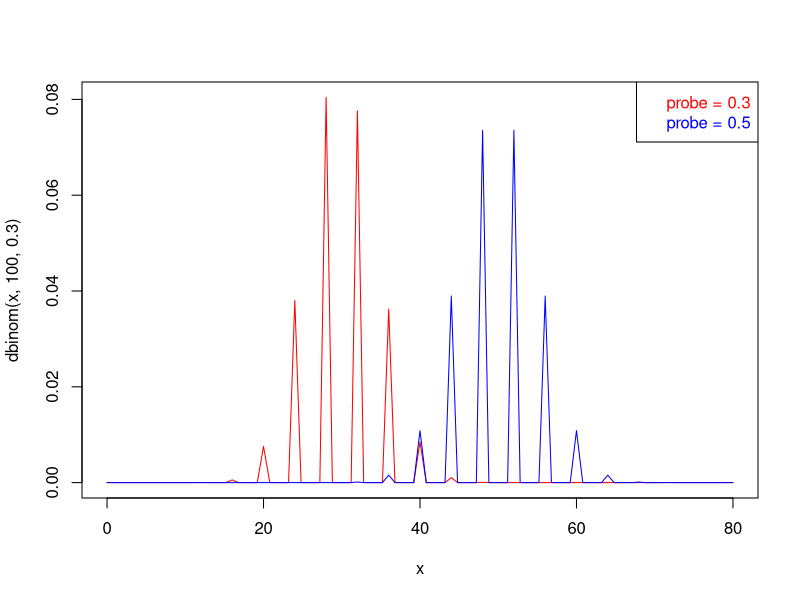
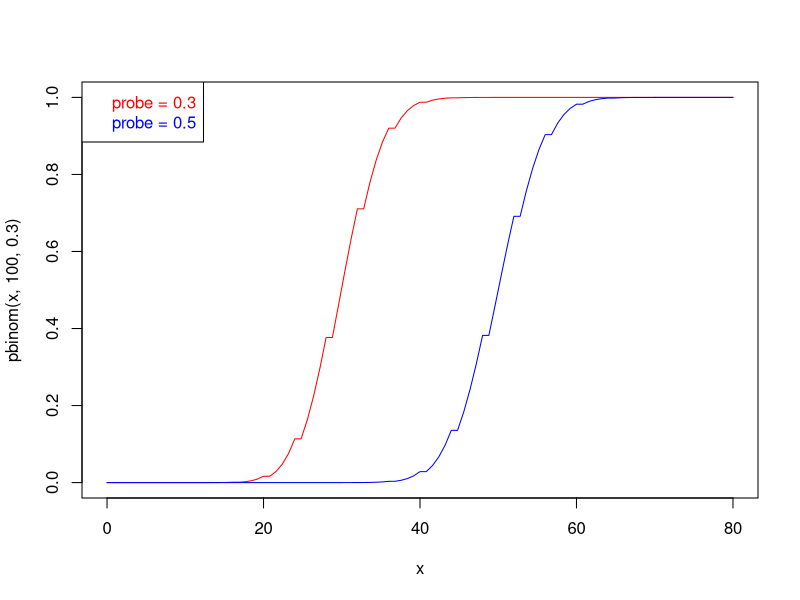
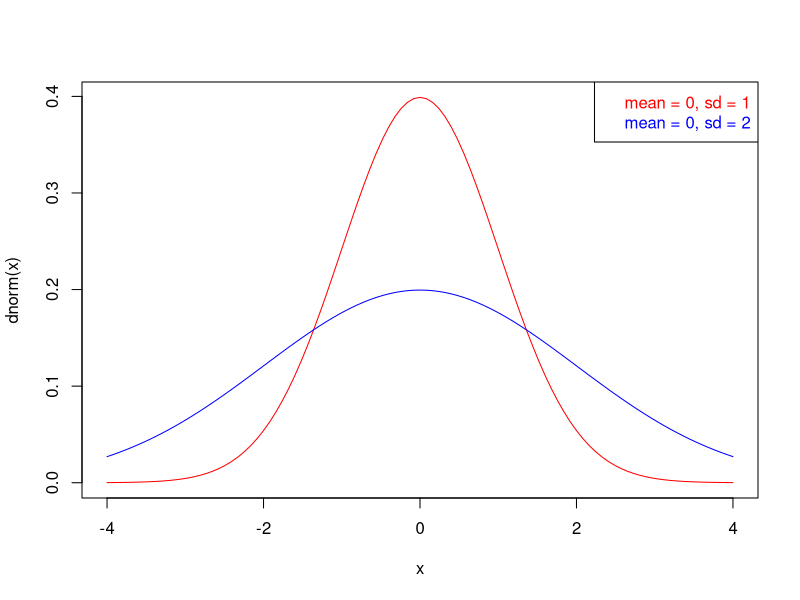
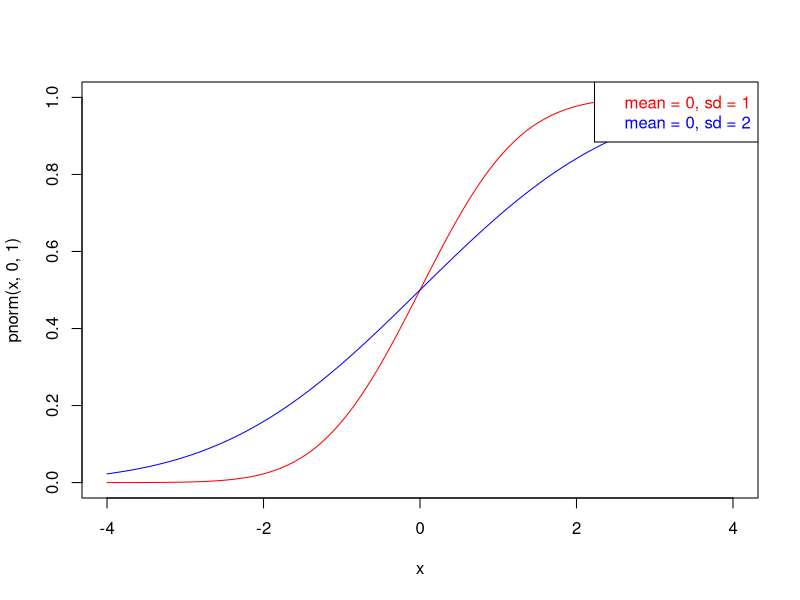
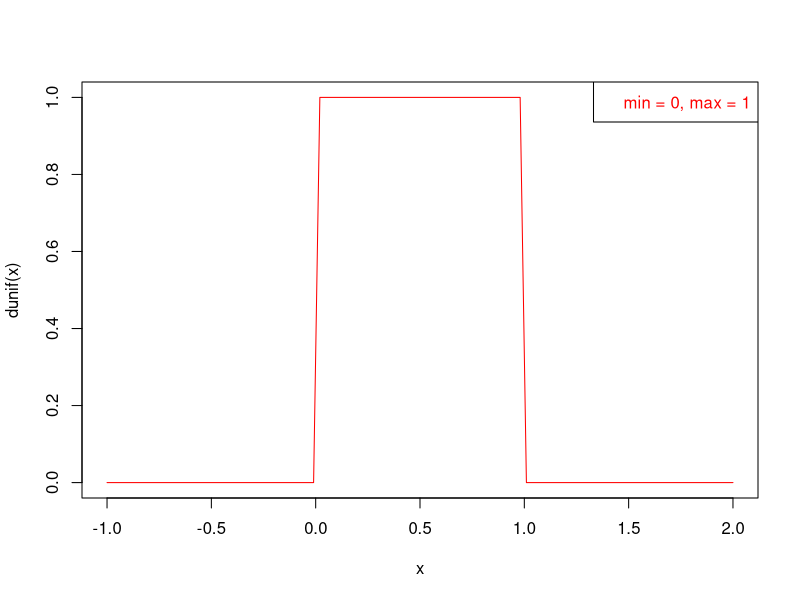
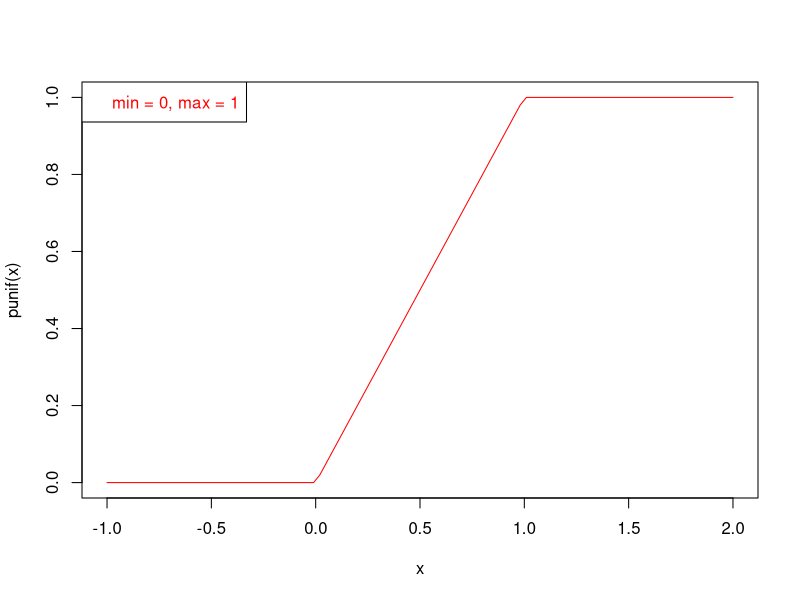
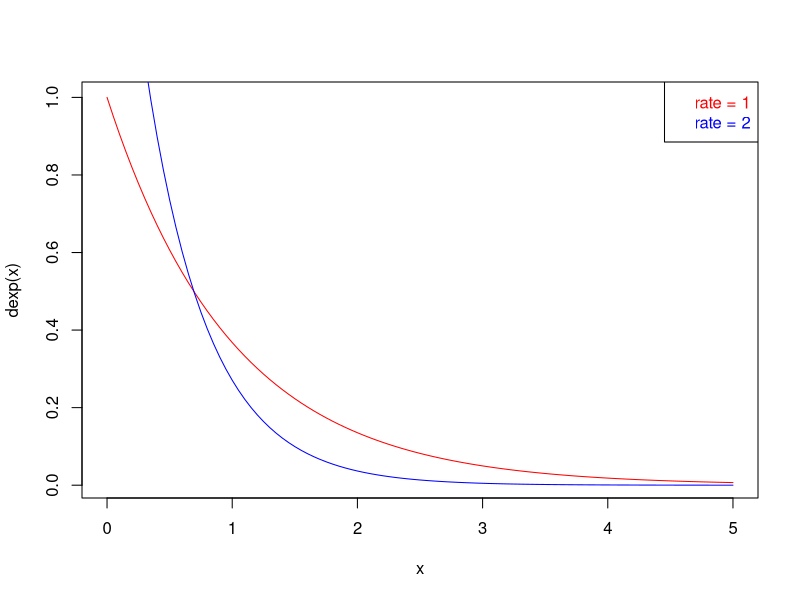
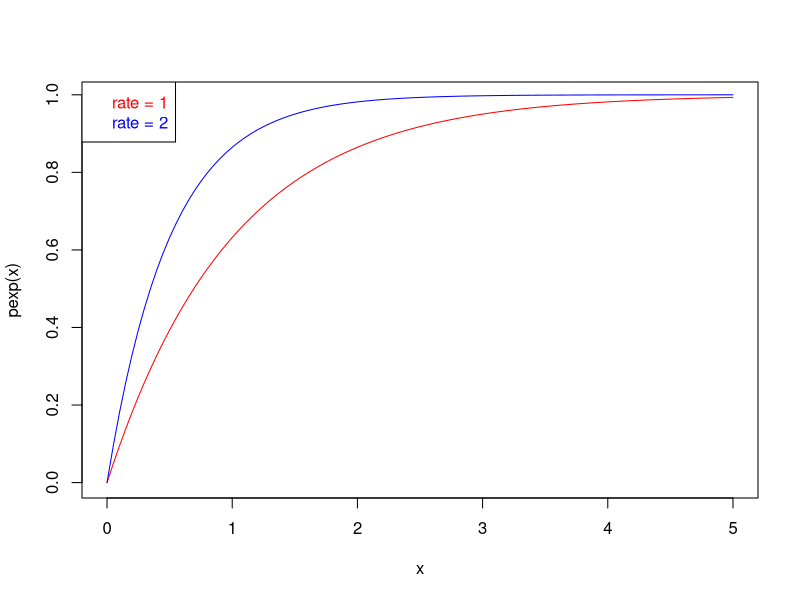

Write R code to recreate these figures, in order.
## ---- chunk 1
knitr::opts_chunk$set(
  collapse = TRUE,
  comment = "#>",
  echo = FALSE,
  message = FALSE,
  warning = FALSE,
  cache = TRUE
)
## ---- chunk 2
curve(dbinom(x, 100, 0.3), 0, 80, col = "red")
curve(dbinom(x, 100, 0.5), 0, 80, col = "blue", add = TRUE)
legend("topright",
  legend = paste0("probe = ", c(0.3, 0.5)),
  text.col = c("red", "blue")
)
## ---- chunk 3
curve(pbinom(x, 100, 0.3), 0, 80, col = "red")
curve(pbinom(x, 100, 0.5), 0, 80, col = "blue", add = TRUE)
legend("topleft",
  legend = paste0("probe = ", c(0.3, 0.5)),
  text.col = c("red", "blue")
)
## ---- chunk 4
curve(dnorm(x), from = -4, 4, col = "red")
curve(dnorm(x, 0, 2), from = -4, 4, add = TRUE, col = "blue")
legend(
  "topright",
  paste0("mean = 0, sd = ", c(1, 2)),
  text.col = c("red", "blue")
)
## ---- chunk 5
curve(pnorm(x, 0, 1), from = -4, 4, col = "red")
curve(pnorm(x, 0, 2), from = -4, 4, add = TRUE, col = "blue")
legend(
  "topright",
  paste0("mean = 0, sd = ", c(1, 2)),
  text.col = c("red", "blue")
)
## ---- chunk 6
curve(dunif(x), -1, 2, col = "red")
legend("topright",
  legend = "min = 0, max = 1",
  text.col = "red"
)
## ---- chunk 7
curve(punif(x), -1, 2, col = "red")
legend("topleft",
  legend = "min = 0, max = 1",
  text.col = "red"
)
## ---- chunk 8
curve(dexp(x), 0, 5, col = "red")
curve(dexp(x, rate = 2), 0, 5, col = "blue", add = TRUE)
legend("topright",
  legend = paste0("rate = ", c(1, 2)),
  text.col = c("red", "blue")
)
## ---- chunk 9
curve(pexp(x), 0, 5, col = "red")
curve(pexp(x, rate = 2), 0, 5, col = "blue", add = TRUE)
legend("topleft",
  legend = paste0("rate = ", c(1, 2)),
  text.col = c("red", "blue")
)
## ---- chunk 10
curve(dgamma(x, shape = 0), 0, 5, col = "red")
curve(dgamma(x, shape = 1), 0, 5, col = "blue", add = TRUE)
curve(dgamma(x, shape = 2), 0, 5, col = "green", add = TRUE)
legend("topright",
  legend = paste0("shape = ", c(0, 1, 2)),
  text.col = c("red", "blue", "green")
)
## ---- chunk 11
curve(pgamma(x, shape = 0), 0, 5, col = "red")
curve(pgamma(x, shape = 1), 0, 5, col = "blue", add = TRUE)
curve(pgamma(x, shape = 2), 0, 5, col = "green", add = TRUE)
legend("bottomright",
  legend = paste0("shape = ", c(0, 1, 2)),
  text.col = c("red", "blue", "green")
)
